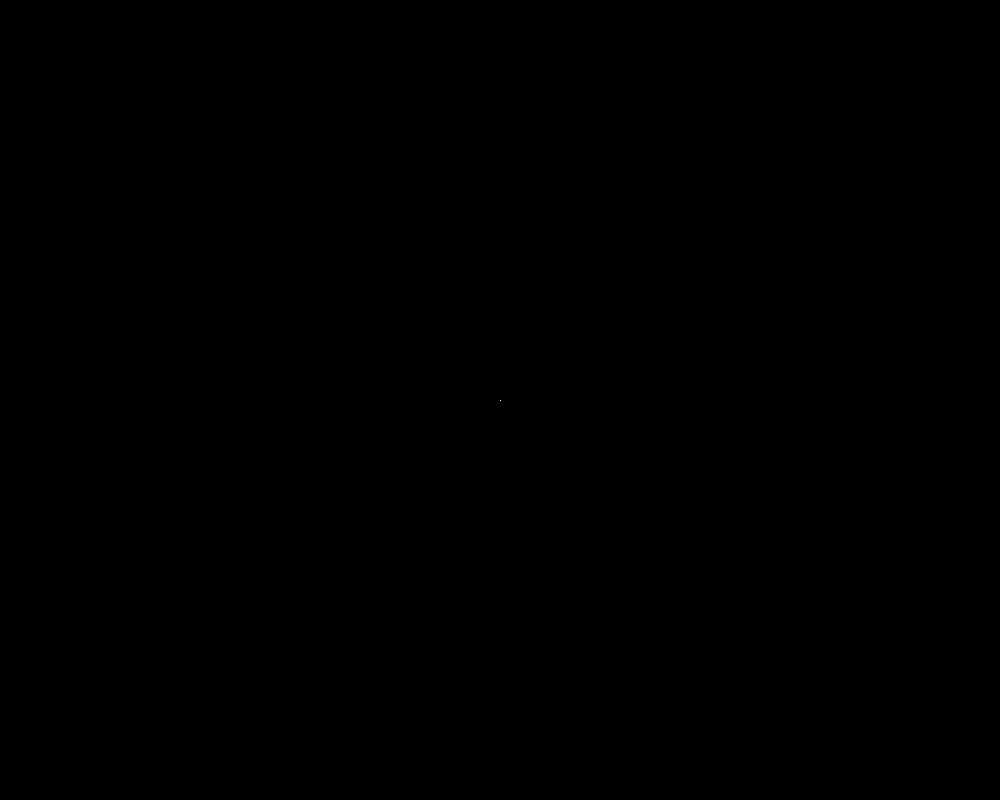
Frame 1 (no input)
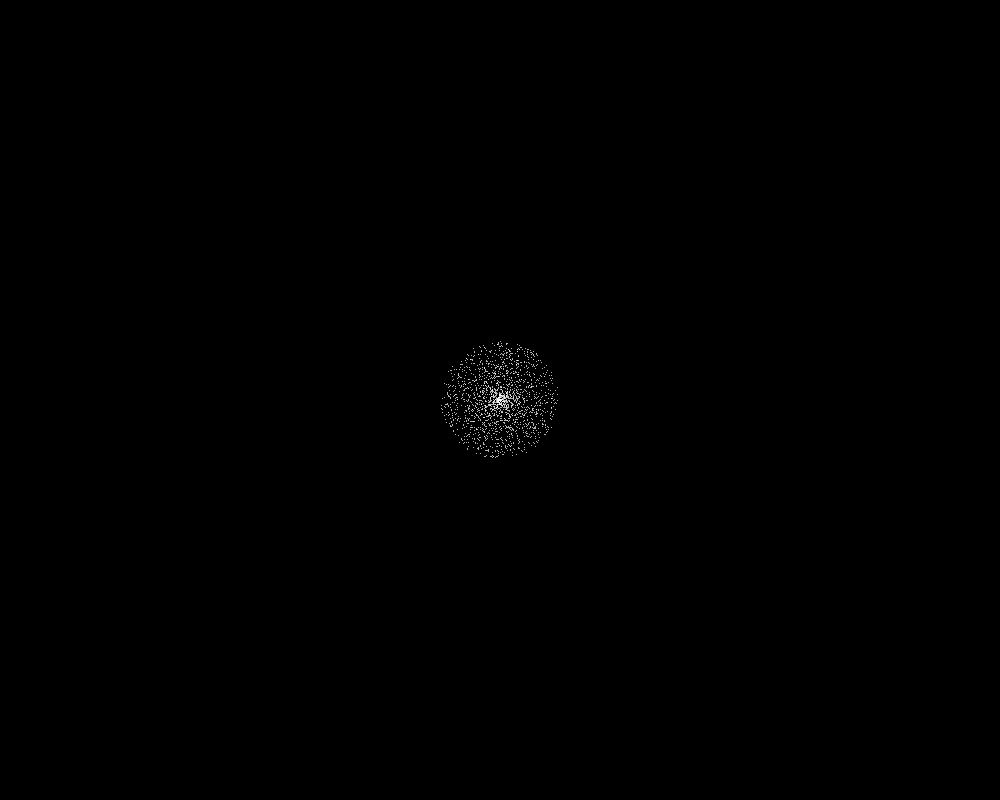
Frame 60 (the mouse pressed at the canvas centre just before this capture)
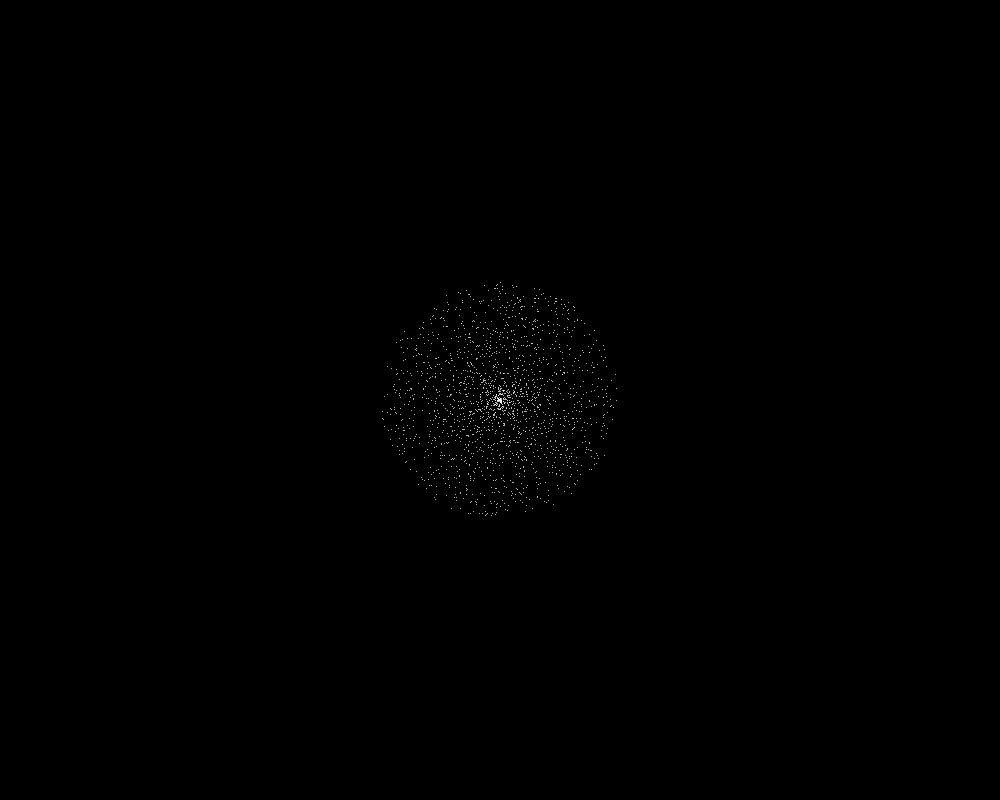
Frame 120 (the mouse held since frame 60 and released just before this capture)

The Processing sketch that drew these frames (run headless with seeded random() and noise(); from frame 60 on, the mouse is pressed at the canvas centre):

// Processing sketch: taulukko_6
// ── taulukko_6.pde
float[] xt, yt, xMuutokset, yMuutokset;
final int PISTEITA = 2000;
void setup ()
{
  size (1000, 800);
  colorMode (HSB, 100);
  stroke (100);
  xt = new float [PISTEITA];
  yt = new float [PISTEITA];
  xMuutokset = new float [PISTEITA];
  yMuutokset = new float [PISTEITA];
  float kpX = width / 2.0;
  float kpY = height / 2.0;
  for (int i = 0; i < PISTEITA; i++)
  {
    xt [i] = kpX;
    yt [i] = kpY;
    float suunta = random (2 * PI);
    float pituus = random (1);
    float xMuutos = pituus * cos (suunta);
    float yMuutos = pituus * sin (suunta);
    xMuutokset [i] = xMuutos;
    yMuutokset [i] = yMuutos;
  }
}
void draw ()
{
  background (0);
  for (int i = 0; i < PISTEITA; i++)
  {
    point (xt [i], yt [i]);
    xt [i] = xt [i] + xMuutokset [i];
    yt [i] = yt [i] + yMuutokset [i];
  }
}
